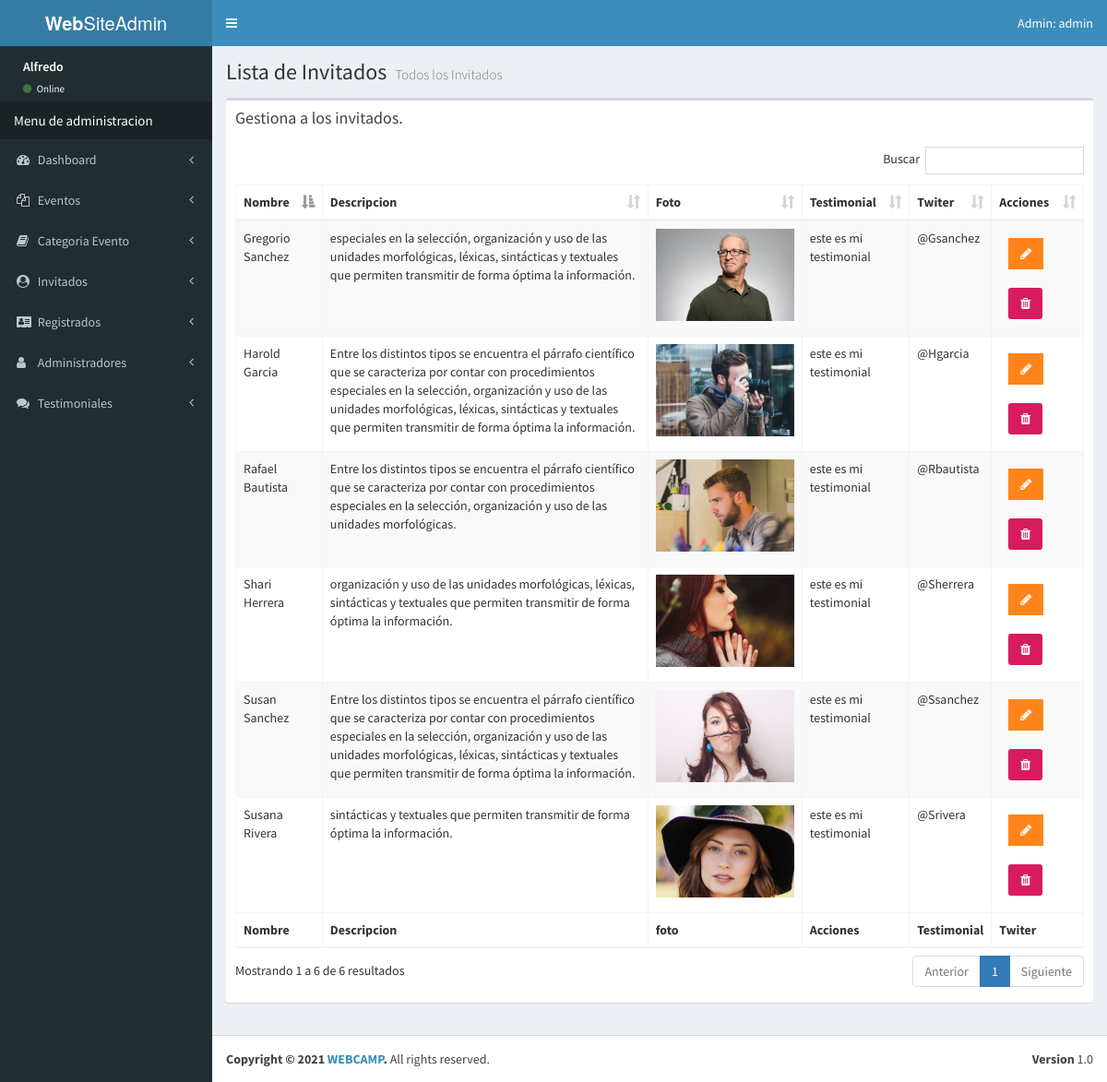
The app's page /admin/lista-invitados.php (signed in) with its own data.
### tables this page shows
create table invitados(invitado_id int(11) not null auto_increment, nombre_invitado varchar(30) not null, apellido_invitado varchar(30) not null, 
descripcion text not null, url_imagen varchar(50) not null, testimonial text not null, twiter varchar(20) not null,
editado datetime not null, primary key(invitado_id));

### admin/lista-invitados.php (the view, shortened to what this page needs)
<?php
include_once 'funciones/funciones.php';
include_once 'templates/header.php';
 include_once 'templates/barra.php';
 include_once 'templates/navegacion.php';
?>
  <div class="content-wrapper">
    <section class="content-header">
      <h1>
        Lista de Invitados
        <small>Todos los Invitados</small>
      </h1>
    </section>
    <section class="content">
      <div class="row">
        <div class="col-xs-12">
          <div class="box">
            <div class="box-header">
              <h3 class="box-title">Gestiona a los invitados.</h3>
            </div>
            <div class="box-body">
              <table id="registros" class="table table-bordered table-striped">
                <thead>
                <tr>
                  <th>Nombre</th>
                  <th>Descripcion</th>
                  <th>Foto</th>
                  <th>Testimonial</th>
                  <th>Twiter</th>
                  <th>Acciones</th>
                </tr>
                </thead>
                <tbody>
                   <?php
                        try {
                            $sql = "SELECT * FROM invitados ";
                            $resultado = $conn->query($sql);
                        } catch (Exception $e) {
                            $error = $e->getMessage();
                            echo $error;
                        }
                        while($invitado = $resultado->fetch_assoc()) { ?>
                                 <tr>
                                     <td><?php echo $invitado['nombre_invitado']." ".$invitado['apellido_invitado']; ?></td>
                                     <td><?php echo $invitado['descripcion']; ?></td>
                                     <td><img src="../img/invitados/<?php echo $invitado['url_imagen']; ?>" width="150"></td>
                                     <td><?php echo $invitado['testimonial']; ?></td>
                                     <td><?php echo $invitado['twiter']; ?></td>
                                     <td>
                                        <a href="editar-invitado.php?id=<?php echo $invitado['invitado_id']; ?>" class="btn bg-orange btn-flat margin">
                                           <i class="fa fa-pencil"></i>
                                        </a>
                                        <a href="#" data-id="<?php echo $invitado['invitado_id']; ?>" data-tipo="invitados" class="btn bg-maroon margin borrar-registro">
                                           <i class="fa fa-trash"></i>
                                        </a>
                                     </td>
                                 </tr>
                       <?php }  ?>
                </tbody>
                <tfoot>
                <tr>
                  <th>Nombre</th>
                  <th>Descripcion</th>
                  <th>foto</th>
                  <th>Acciones</th>
                  <th>Testimonial</th>
                  <th>Twiter</th>
                </tr>
                </tfoot>
              </table>
            </div>
          </div>
        </div>
      </div>
    </section>
  </div>
 <?php
include_once 'templates/footer.php';
 ?>

### records on screen
invitados: nombre_invitado "Rafael", apellido_invitado "Bautista", descripcion "Entre los distintos tipos se encuentra el párrafo científico que se caracteriza por contar con procedimientos especiales en la selección, organización y uso de las unidades morfológicas.", url_imagen (picture), testimonial "este es mi testimonial", twiter "@Rbautista"
invitados: nombre_invitado "Shari", apellido_invitado "Herrera", descripcion "organización y uso de las unidades morfológicas, léxicas, sintácticas y textuales que permiten transmitir de forma óptima la información.", url_imagen (picture), testimonial "este es mi testimonial", twiter "@Sherrera"
invitados: nombre_invitado "Gregorio", apellido_invitado "Sanchez", descripcion "especiales en la selección, organización y uso de las unidades morfológicas, léxicas, sintácticas y textuales que permiten transmitir de forma óptima la información.", url_imagen (picture), testimonial "este es mi testimonial", twiter "@Gsanchez"
invitados: nombre_invitado "Susana", apellido_invitado "Rivera", descripcion "sintácticas y textuales que permiten transmitir de forma óptima la información.", url_imagen (picture), testimonial "este es mi testimonial", twiter "@Srivera"
invitados: nombre_invitado "Harold", apellido_invitado "Garcia", descripcion "Entre los distintos tipos se encuentra el párrafo científico que se caracteriza por contar con procedimientos especiales en la selección, organización y uso de las unidades morfológicas, léxicas, sintácticas y textuales que permiten transmitir de forma óptima la información.", url_imagen (picture), testimonial "este es mi testimonial", twiter "@Hgarcia"
invitados: nombre_invitado "Susan", apellido_invitado "Sanchez", descripcion "Entre los distintos tipos se encuentra el párrafo científico que se caracteriza por contar con procedimientos especiales en la selección, organización y uso de las unidades morfológicas, léxicas, sintácticas y textuales que permiten transmitir de forma óptima la información.", url_imagen (picture), testimonial "este es mi testimonial", twiter "@Ssanchez"

### other values on screen
$_SESSION['usuario'] "admin"
$_SESSION['nombre'] "Alfredo"
